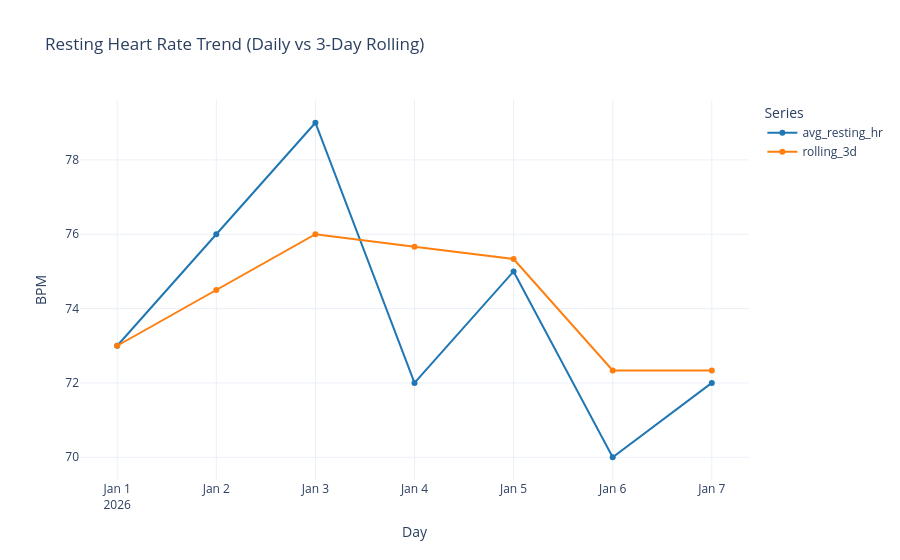
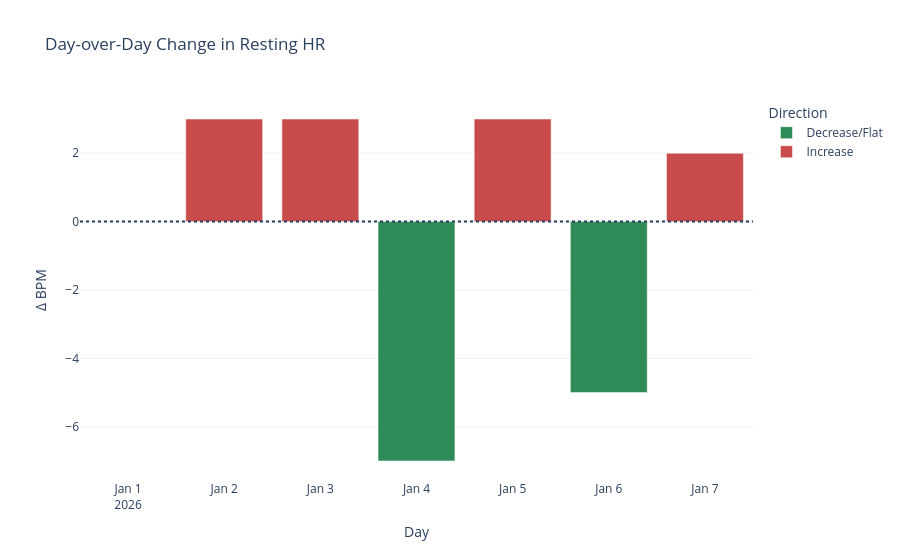
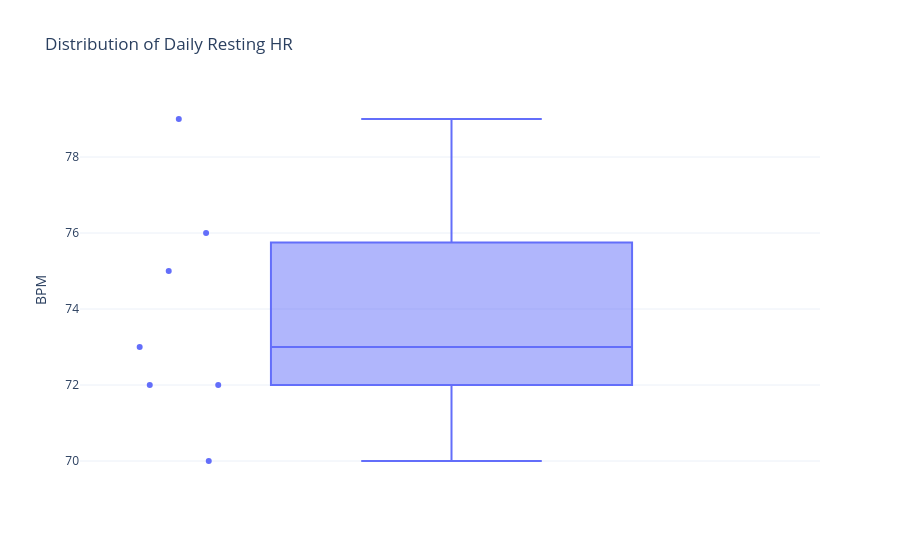

Notebook code cell kept with these figures, in order:
### Code cell
avg_hr = df['avg_resting_hr'].mean()
print(f"Average resting HR: {avg_hr:.1f} bpm")

# 1) Daily + rolling trend in one chart
trend_df = df.melt(
    id_vars='day',
    value_vars=['avg_resting_hr', 'rolling_3d'],
    var_name='series',
    value_name='bpm'
)
fig = px.line(
    trend_df,
    x='day',
    y='bpm',
    color='series',
    markers=True,
    title='Resting Heart Rate Trend (Daily vs 3-Day Rolling)',
    color_discrete_map={'avg_resting_hr': '#1f77b4', 'rolling_3d': '#ff7f0e'}
)
fig.update_layout(template='plotly_white', xaxis_title='Day', yaxis_title='BPM', legend_title='Series', hovermode='x unified')
fig.show()

# 2) Day-over-day change
delta_df = df.copy()
delta_df['day_over_day_change'] = delta_df['avg_resting_hr'].diff()
delta_df['direction'] = delta_df['day_over_day_change'].apply(lambda v: 'Increase' if pd.notna(v) and v > 0 else 'Decrease/Flat')
fig2 = px.bar(
    delta_df,
    x='day',
    y='day_over_day_change',
    color='direction',
    color_discrete_map={'Increase': '#C94C4C', 'Decrease/Flat': '#2E8B57'},
    title='Day-over-Day Change in Resting HR'
)
fig2.add_hline(y=0, line_dash='dot')
fig2.update_layout(template='plotly_white', xaxis_title='Day', yaxis_title='Δ BPM', legend_title='Direction')
fig2.show()

# 3) Distribution snapshot
fig3 = px.box(
    df,
    y='avg_resting_hr',
    points='all',
    title='Distribution of Daily Resting HR'
)
fig3.update_layout(template='plotly_white', yaxis_title='BPM', xaxis_title='')
fig3.show()

### Figure 1 — Plotly figure (JSON) as saved in the notebook; plotly's stock layout.template omitted (floating-point values rounded to 4 significant figures)
{"data": [{"hovertemplate": "series=avg_resting_hr<br>day=%{x}<br>bpm=%{y}<extra></extra>", "legendgroup": "avg_resting_hr", "line": {"color": "#1f77b4", "dash": "solid"}, "marker": {"symbol": "circle"}, "mode": "lines+markers", "name": "avg_resting_hr", "orientation": "v", "showlegend": true, "type": "scatter", "x": ["2026-01-01T00:00:00", "2026-01-02T00:00:00", "2026-01-03T00:00:00", "2026-01-04T00:00:00", "2026-01-05T00:00:00", "2026-01-06T00:00:00", "2026-01-07T00:00:00"], "xaxis": "x", "y": [73.0, 76.0, 79.0, 72.0, 75.0, 70.0, 72.0], "yaxis": "y"}, {"hovertemplate": "series=rolling_3d<br>day=%{x}<br>bpm=%{y}<extra></extra>", "legendgroup": "rolling_3d", "line": {"color": "#ff7f0e", "dash": "solid"}, "marker": {"symbol": "circle"}, "mode": "lines+markers", "name": "rolling_3d", "orientation": "v", "showlegend": true, "type": "scatter", "x": ["2026-01-01T00:00:00", "2026-01-02T00:00:00", "2026-01-03T00:00:00", "2026-01-04T00:00:00", "2026-01-05T00:00:00", "2026-01-06T00:00:00", "2026-01-07T00:00:00"], "xaxis": "x", "y": [73.0, 74.5, 76.0, 75.67, 75.33, 72.33, 72.33], "yaxis": "y"}], "layout": {"hovermode": "x unified", "legend": {"title": {"text": "Series"}, "tracegroupgap": 0}, "title": {"text": "Resting Heart Rate Trend (Daily vs 3-Day Rolling)"}, "xaxis": {"anchor": "y", "domain": [0, 1], "title": {"text": "Day"}}, "yaxis": {"anchor": "x", "domain": [0, 1], "title": {"text": "BPM"}}}}

### Figure 2 — Plotly figure (JSON) as saved in the notebook; plotly's stock layout.template omitted (floating-point values rounded to 4 significant figures)
{"data": [{"hovertemplate": "direction=Decrease/Flat<br>day=%{x}<br>day_over_day_change=%{y}<extra></extra>", "legendgroup": "Decrease/Flat", "marker": {"color": "#2E8B57", "pattern": {"shape": ""}}, "name": "Decrease/Flat", "orientation": "v", "showlegend": true, "textposition": "auto", "type": "bar", "x": ["2026-01-01T00:00:00", "2026-01-04T00:00:00", "2026-01-06T00:00:00"], "xaxis": "x", "y": [NaN, -7.0, -5.0], "yaxis": "y"}, {"hovertemplate": "direction=Increase<br>day=%{x}<br>day_over_day_change=%{y}<extra></extra>", "legendgroup": "Increase", "marker": {"color": "#C94C4C", "pattern": {"shape": ""}}, "name": "Increase", "orientation": "v", "showlegend": true, "textposition": "auto", "type": "bar", "x": ["2026-01-02T00:00:00", "2026-01-03T00:00:00", "2026-01-05T00:00:00", "2026-01-07T00:00:00"], "xaxis": "x", "y": [3.0, 3.0, 3.0, 2.0], "yaxis": "y"}], "layout": {"barmode": "relative", "legend": {"title": {"text": "Direction"}, "tracegroupgap": 0}, "shapes": [{"line": {"dash": "dot"}, "type": "line", "x0": 0, "x1": 1, "xref": "x domain", "y0": 0, "y1": 0, "yref": "y"}], "title": {"text": "Day-over-Day Change in Resting HR"}, "xaxis": {"anchor": "y", "domain": [0, 1], "title": {"text": "Day"}}, "yaxis": {"anchor": "x", "domain": [0, 1], "title": {"text": "Δ BPM"}}}}

### Figure 3 — Plotly figure (JSON) as saved in the notebook; plotly's stock layout.template omitted (floating-point values rounded to 4 significant figures)
{"data": [{"alignmentgroup": "True", "boxpoints": "all", "hovertemplate": "avg_resting_hr=%{y}<extra></extra>", "legendgroup": "", "marker": {"color": "#636efa"}, "name": "", "notched": false, "offsetgroup": "", "orientation": "v", "showlegend": false, "type": "box", "x0": " ", "xaxis": "x", "y": [73.0, 76.0, 79.0, 72.0, 75.0, 70.0, 72.0], "y0": " ", "yaxis": "y"}], "layout": {"boxmode": "group", "legend": {"tracegroupgap": 0}, "title": {"text": "Distribution of Daily Resting HR"}, "xaxis": {"anchor": "y", "domain": [0, 1], "title": {"text": ""}}, "yaxis": {"anchor": "x", "domain": [0, 1], "title": {"text": "BPM"}}}}
